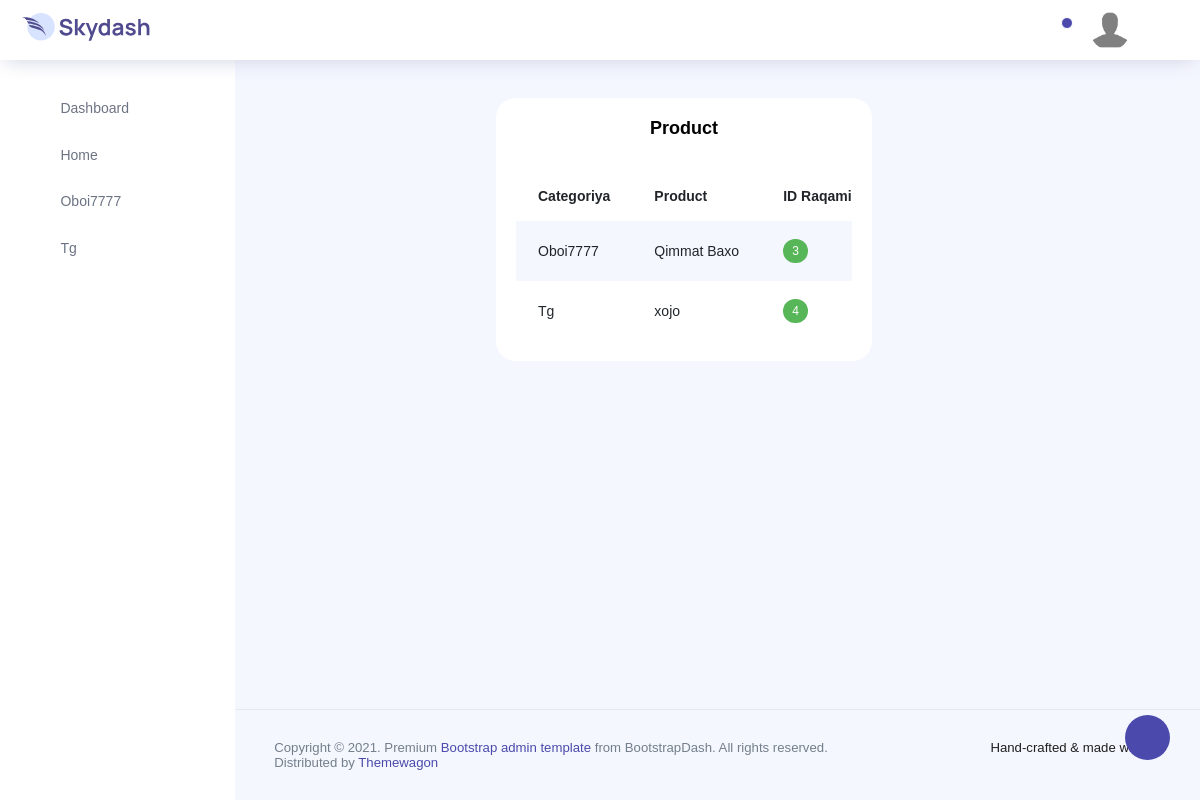
/dashboard/, run on the app's committed database.
### kabinet/models.py (models this page shows, shortened)
class Categoriya(models.Model):
    name = models.CharField(max_length=250)
    def __str__(self):
        return self.name

class Product(models.Model):
    frist_name = models.ForeignKey(Categoriya, null=True, on_delete=models.CASCADE)
    name = models.CharField(max_length=250)

### kabinet/views.py (the view)
def index(request):
    dashboard = Categoriya.objects.all()
    mine_dashboard = Product.objects.all()
    context = {
        'dashboard': dashboard,
        'mine_dashboard': mine_dashboard,
    }
    return render(request, 'admin_2/index.html', context)

### templates/admin_2/index.html (shortened to what this page needs)
{% load static %}
<!DOCTYPE html>
<html lang="">
<head>
    <link rel="stylesheet" href="{% static 'vendors/feather/feather.css' %}">
    <link rel="stylesheet" href="{% static 'vendors/ti-icons/css/themify-icons.css' %}">
    <link rel="stylesheet" href="{% static 'vendors/css/vendor.bundle.base.css' %}">
    <link rel="stylesheet" href="{% static 'vendors/datatables.net-bs4/dataTables.bootstrap4.css' %}">
    <link rel="stylesheet" href="{% static 'vendors/ti-icons/css/themify-icons.css' %}">
    <link rel="stylesheet" type="text/css" href="{% static 'js/select.dataTables.min.css' %}">
    <link rel="stylesheet" href="{% static 'css/vertical-layout-light/style.css' %}">
</head>
<body>
<div class="container-scroller">
    <nav class="navbar col-lg-12 col-12 p-0 fixed-top d-flex flex-row">
        <div class="text-center navbar-brand-wrapper d-flex align-items-center justify-content-center">
            <a class="navbar-brand brand-logo mr-5" href="index.html"><img src="{% static 'images/logo.svg' %}"
                                                                           class="mr-2" alt="logo"/></a>
        </div>
        <div class="navbar-menu-wrapper d-flex align-items-center justify-content-end">
            <button class="navbar-toggler navbar-toggler align-self-center" type="button" data-toggle="minimize">
                <span class="icon-menu"></span>
            </button>
            <ul class="navbar-nav navbar-nav-right">
                <li class="nav-item dropdown">
                    <a class="nav-link count-indicator dropdown-toggle" id="notificationDropdown" href="#"
                       data-toggle="dropdown">
                        <i class="icon-bell mx-0"></i>
                        <span class="count"></span>
                    </a>
                </li>
                <li class="nav-item nav-profile dropdown">
                    <a class="nav-link dropdown-toggle" href="#" data-toggle="dropdown" id="profileDropdown">
                        <img src="{% static 'images/images.png' %}" alt="profile"/>
                    </a>
                </li>
                <li class="nav-item nav-settings d-none d-lg-flex">
                    <a class="nav-link" href="#">
                        <i class="icon-ellipsis"></i>
                    </a>
                </li>
            </ul>
        </div>
    </nav>
    <div class="container-fluid page-body-wrapper">
        <div class="theme-setting-wrapper">
            <div id="settings-trigger"><i class="ti-settings"></i></div>
        </div>
        <nav class="sidebar sidebar-offcanvas" id="sidebar">
            <ul class="nav">
                <li class="nav-item">
                    <a class="nav-link" href="index.html">
                        <i class="icon-grid menu-icon"></i>
                        <span class="menu-title">Dashboard</span>
                    </a>
                </li>
                <li class="nav-item">
                    <a class="nav-link" href="{% url 'home' %}">
                        <i class="icon-grid menu-icon"></i>
                        <span class="menu-title">Home</span>
                    </a>
                </li>
                {% for i in dashboard %}
                    <li class="nav-item">
                    <a class="nav-link" data-toggle="collapse" href="#form-elements" aria-expanded="false"
                       aria-controls="form-elements">
                        <i class="icon-columns menu-icon"></i>
                        <span class="menu-title">{{ i.name }}</span>
                        <i class="menu-arrow"></i>
                    </a>
                {% endfor %}
            </ul>
        </nav>
        <div  class="main-panel">
            <div  class="content-wrapper">
                <div style="margin-left: 13rem" class="row">
                    <div class="col-md-7 grid-margin stretch-card">
                        <div class="card">
                            <div class="card-body">
                                <p style="text-align: center" class="card-title mb-0">Product</p>
                                <div style="margin-top: 2rem" class="table-responsive">
                                    <table class="table table-striped table-borderless">
                                        <thead>
                                        <tr>
                                            <th>Categoriya</th>
                                            <th>Product</th>
                                            <th>ID Raqami</th>
                                        </tr>
                                        </thead>
                                        <tbody>
                                        {% for i in mine_dashboard %}
                                        <tr>
                                            <td>{{ i.frist_name}}</td>
                                            <td>{{ i.name }}</td>
                                            <td class="font-weight-medium">
                                                <div class="badge badge-success">{{ i.id }}</div>
                                            </td>
                                        </tr>
                                            {% endfor %}
                                        </tbody>
                                    </table>
                                </div>
                            </div>
                        </div>
                    </div>
                </div>
            </div>
            <footer class="footer">
                <div class="d-sm-flex justify-content-center justify-content-sm-between">
                    <span class="text-muted text-center text-sm-left d-block d-sm-inline-block">Copyright © 2021.  Premium <a
                            href="https://www.bootstrapdash.com/" target="_blank">Bootstrap admin template</a> from BootstrapDash. All rights reserved.</span>
                    <span class="float-none float-sm-right d-block mt-1 mt-sm-0 text-center">Hand-crafted & made with </span>
                </div>
                <div class="d-sm-flex justify-content-center justify-content-sm-between">
                    <span class="text-muted text-center text-sm-left d-block d-sm-inline-block">Distributed by <a
                            href="https://www.themewagon.com/" target="_blank">Themewagon</a></span>
                </div>
            </footer>
        </div>
    </div>
</div>
</body>
</html>

### data on the page
Categoriya: name "Oboi7777"
Categoriya: name "Tg"
Product: frist_name "Oboi7777", name "Qimmat Baxo", id "3"
Product: frist_name "Tg", name "xojo", id "4"
